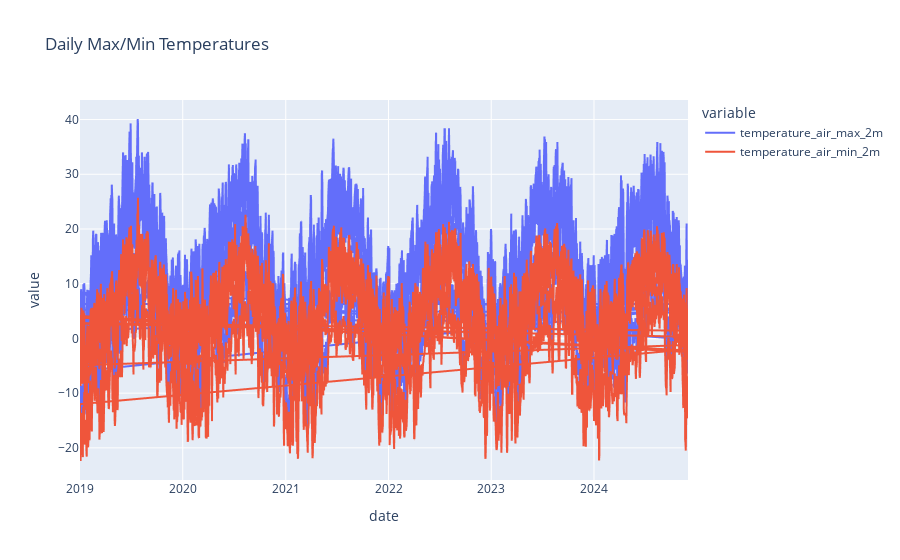

The code cell stored with this chart in its notebook:
### Code cell
px.line(df, x='date', 
        y=['temperature_air_max_2m', 'temperature_air_min_2m'],
        title="Daily Max/Min Temperatures")

### Figure 1 — Plotly figure (JSON) as saved in the notebook; plotly's stock layout.template omitted (floating-point values rounded to 4 significant figures; data arrays with more than 128 entries replaced by an {"elided": "..."} marker saying what was removed)
{"data": [{"hovertemplate": "variable=temperature_air_max_2m<br>date=%{x}<br>value=%{y}<extra></extra>", "legendgroup": "temperature_air_max_2m", "line": {"color": "#636efa", "dash": "solid"}, "marker": {"symbol": "circle"}, "mode": "lines", "name": "temperature_air_max_2m", "showlegend": true, "type": "scattergl", "x": {"elided": "15127 str values"}, "xaxis": "x", "y": {"elided": "15127 float values"}, "yaxis": "y"}, {"hovertemplate": "variable=temperature_air_min_2m<br>date=%{x}<br>value=%{y}<extra></extra>", "legendgroup": "temperature_air_min_2m", "line": {"color": "#EF553B", "dash": "solid"}, "marker": {"symbol": "circle"}, "mode": "lines", "name": "temperature_air_min_2m", "showlegend": true, "type": "scattergl", "x": {"elided": "15127 str values"}, "xaxis": "x", "y": {"elided": "15127 float values"}, "yaxis": "y"}], "layout": {"legend": {"title": {"text": "variable"}, "tracegroupgap": 0}, "title": {"text": "Daily Max/Min Temperatures"}, "xaxis": {"anchor": "y", "domain": [0, 1], "title": {"text": "date"}}, "yaxis": {"anchor": "x", "domain": [0, 1], "title": {"text": "value"}}}}
